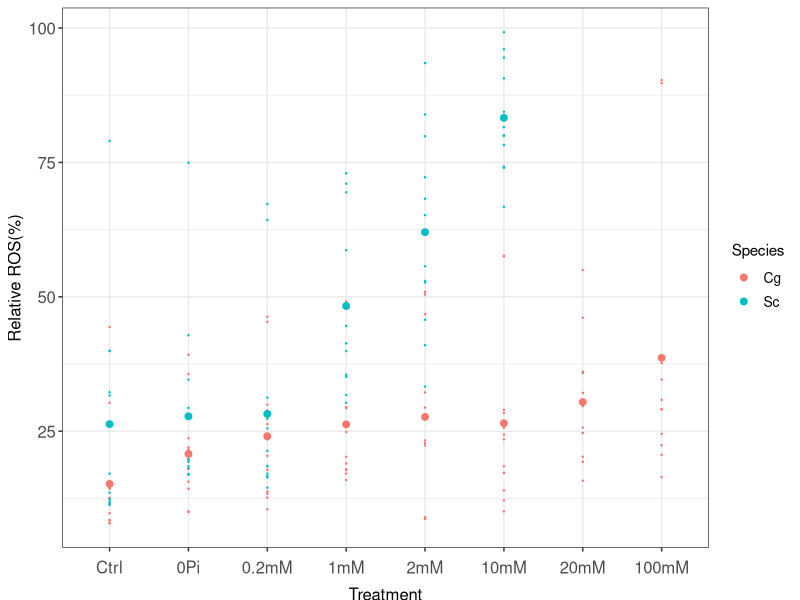
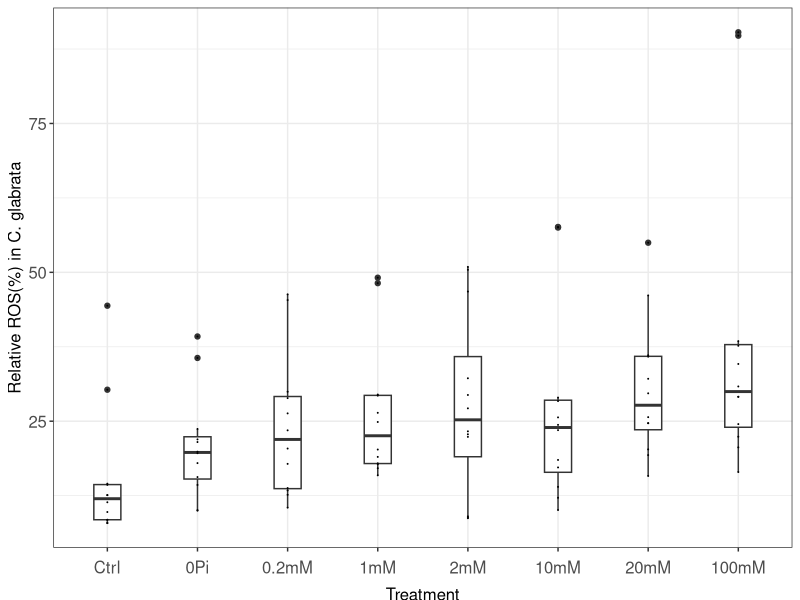
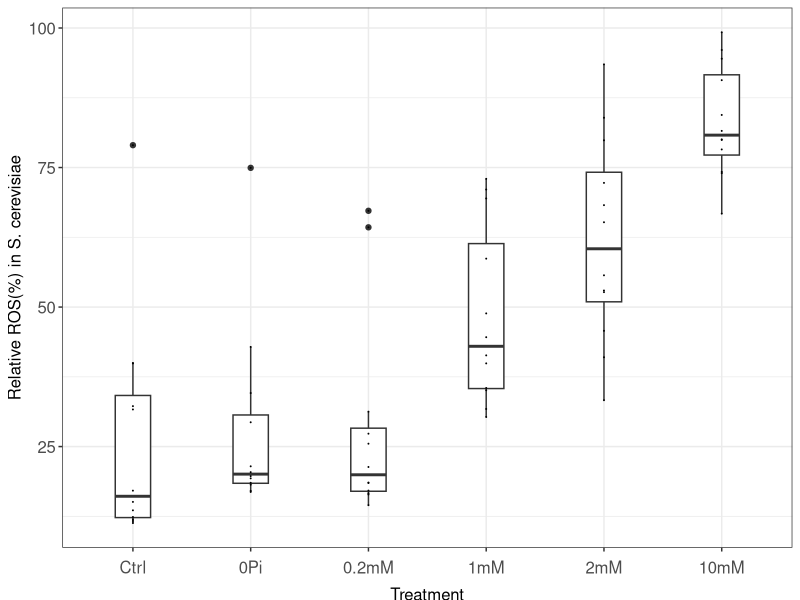
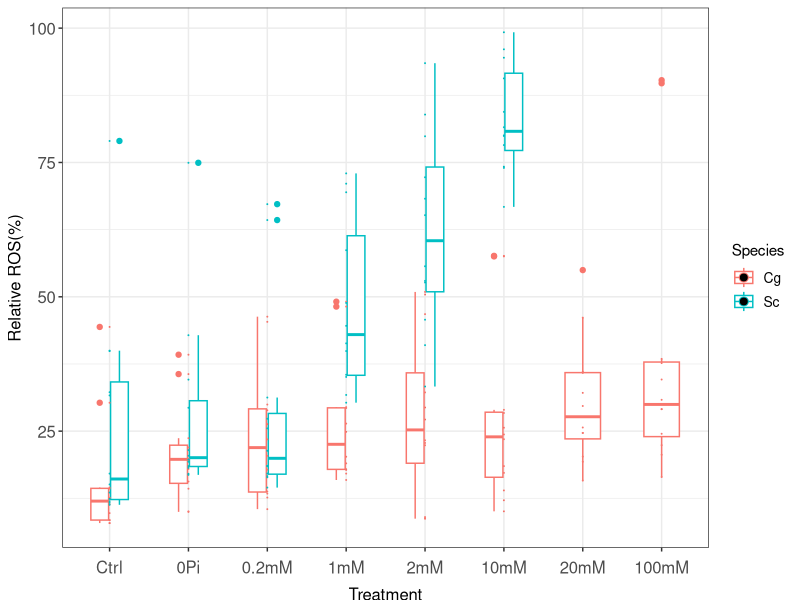
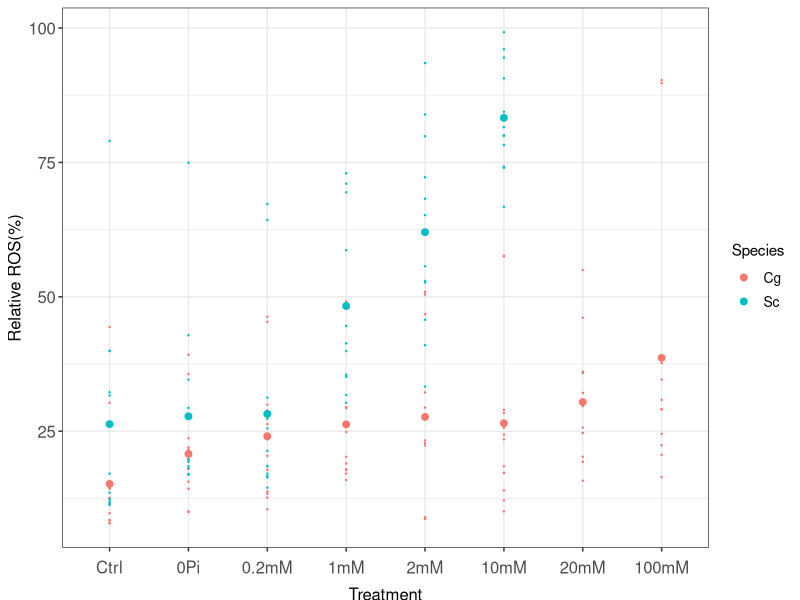
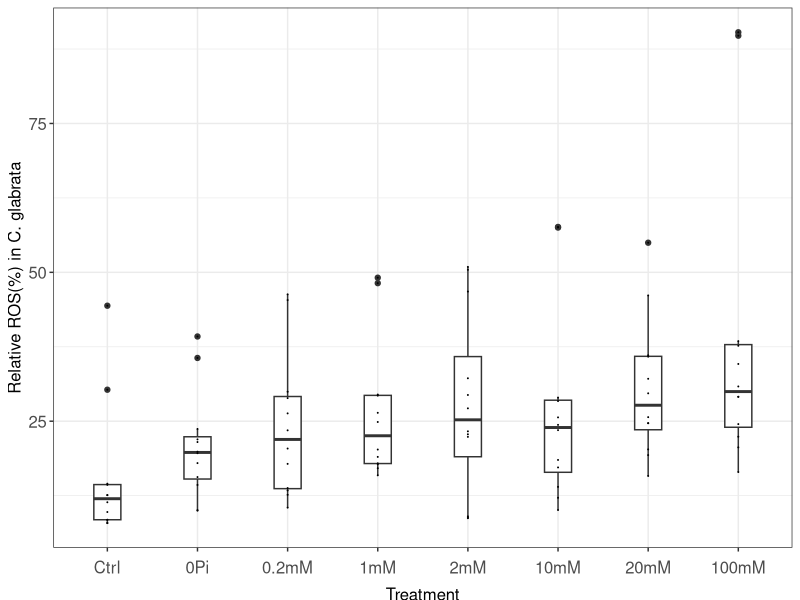
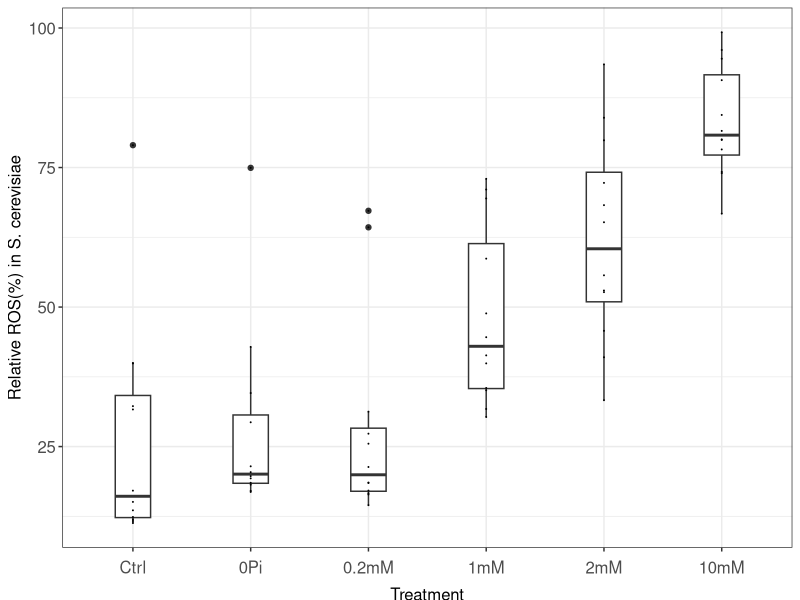
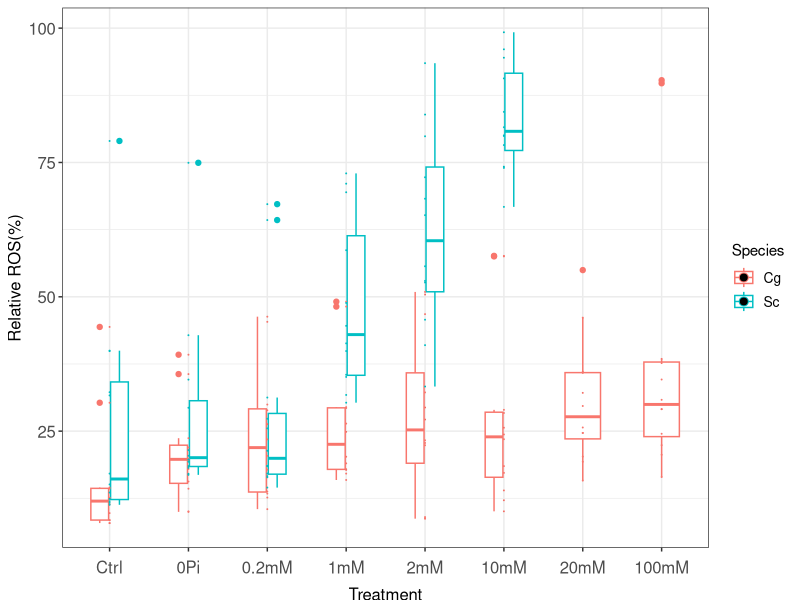

These charts were generated, in order, by the following R code:
## ---- chunk 1
library(tidyverse)
library(cowplot)
#library(ggplot2)
library(dplyr)
#library(mgcv)
library(broom)
## ---- chunk 2
ros <- read.csv("../input/ROS_processed_data.csv")
# arrange the factor level
ros$Treatment <- factor(ros$Treatment, levels = c("Ctrl","0Pi","0.2mM","1mM","2mM","10mM","20mM","100mM"))
## ---- chunk 3
# plot two species together
ros %>% 
  ggplot(aes(x = Treatment, y = X.Gated, color = Species)) + geom_point(size = 0.2) + 
  stat_summary(fun = "mean", geom = "point", size = 2) +
  theme_bw() +
  theme(legend.position="right", legend.box = "vertical", legend.text = element_text(size=10), 
        axis.title = element_text(size = 12), 
        axis.text.x = element_text(angle=0,vjust=-0.5), axis.text = element_text(size = 12), 
        axis.title.x = element_text(vjust=-2),
        plot.title = element_text(size = 14, hjust = 0)) +
  labs(y = "Relative ROS(%)")
ggsave("../output/20230329-Raw-Cg&Sc-ROS-Staining.png", width = 8, height = 6)

# separately plot the species Cg
ros %>% filter(., Species == "Cg") %>% 
  ggplot(aes(x = Treatment, y = X.Gated)) +
  geom_boxplot(width=0.3) +
  geom_dotplot(binaxis = 'y', binwidth=0.04, stackdir = "center") +
  theme_bw() +
  theme(legend.position="right", legend.box = "vertical", legend.text = element_text(size=10), 
        axis.title = element_text(size = 12), 
        axis.text.x = element_text(angle=0,vjust=-0.5), axis.text = element_text(size = 12), 
        axis.title.x = element_text(vjust=-2),
        plot.title = element_text(size = 14, hjust = 0)) +
  labs(y = "Relative ROS(%) in C. glabrata")
ggsave("../output/20230329-Cg-ROS-Staining.png", width = 8, height = 6)

# separately plot the species Sc
ros %>% filter(., Species == "Sc") %>% 
  ggplot(aes(x = Treatment, y = X.Gated)) +
  geom_boxplot(width=0.3) +
  geom_dotplot(binaxis = 'y', binwidth=0.04, stackdir = "center") +
  theme_bw() +
  theme(legend.position="right", legend.box = "vertical", legend.text = element_text(size=10), 
        axis.title = element_text(size = 12), 
        axis.text.x = element_text(angle=0,vjust=-0.5), axis.text = element_text(size = 12), 
        axis.title.x = element_text(vjust=-2),
        plot.title = element_text(size = 14, hjust = 0)) +
  labs(y = "Relative ROS(%) in S. cerevisiae")
ggsave("../output/20230329-Sc-ROS-Staining.png", width = 8, height = 6)

# Draw two species side by side
ros %>%
  ggplot(aes(x = Treatment, y = X.Gated, color = Species)) +
  geom_boxplot(width=0.5) +
  geom_dotplot(binaxis = 'y', binwidth=0.04, stackdir = "center") +
  theme_bw() +
  theme(legend.position="right", legend.box = "vertical", legend.text = element_text(size=10), 
        axis.title = element_text(size = 12), 
        axis.text.x = element_text(angle=0,vjust=-0.5), axis.text = element_text(size = 12), 
        axis.title.x = element_text(vjust=-2),
        plot.title = element_text(size = 14, hjust = 0.5)) +
  labs(y = "Relative ROS(%)")
ggsave("../output/20230329-Cg&Sc-ROS-Staining.png", width = 8, height = 6)

## ---- chunk 4
# statistical analysis between groups, compare all the categorical variable (0Pi, H2O2 treatment) to Ctrl treatment
## One-way ANOVA
# Cg
ros %>% 
  filter(Species == "Cg") %>% # for a specific species
  lm(X.Gated ~ Treatment, data = .) %>%  # did one-way anova using different treatment
  summary()

ros %>% 
  filter(Species == "Sc") %>% # for a specific species
  lm(X.Gated ~ Treatment, data = .) %>%  # did one-way anova using different treatment
  summary()

#pair-wise t-test 
#(I do not know how to write the code to compare it, so I mannually generated the wide_data_format.csv from the ros file)
ros.wide <- read.csv("../input/wide_data_format.csv")
ros.wide%>% 
group_by(Treatment) %>% 
do(tidy(t.test(.$Cg, 
               .$Sc, 
               mu = 0, 
               alt = "two.sided", 
               paired = TRUE, 
               conf.level = 0.95)))
# Conlusion: no significant difference of ROS level between Cg and Sc at Ctrl, 0mM Pi and 0.2mM H2O2 treatment. 

# two way anova to include both species and treatment
ros %>% 
  filter(!Treatment %in% c("20mM","100mM")) %>% 
  aov(X.Gated ~ Species * Treatment, data = .) %>% 
  summary()

ros %>% 
  filter(!Treatment %in% c("20mM","100mM")) %>% 
  aov(X.Gated ~ Species * Treatment, data = .) %>%
  TukeyHSD(., which = "Treatment")
